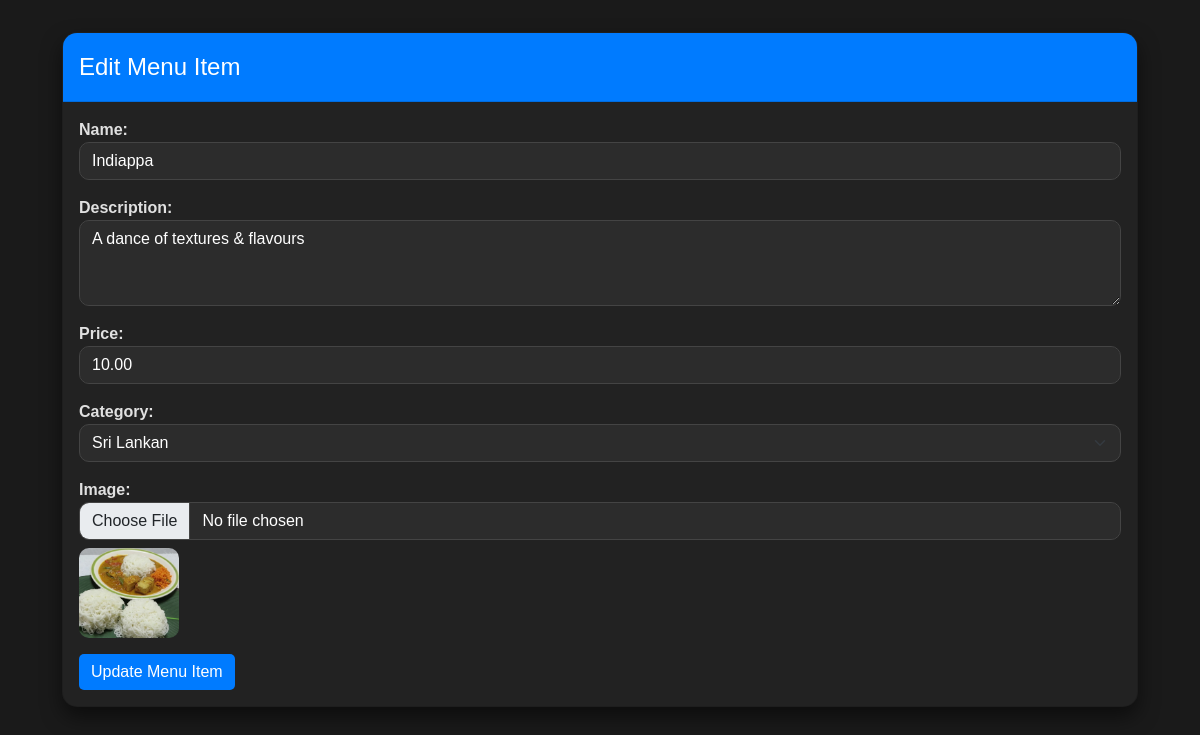
Page /processes/edit_menu_item_form.php?id=3 (signed in) on the committed database.
### tables this page shows
CREATE TABLE `menu_items` (
  `id` int(11) NOT NULL,
  `name` varchar(100) DEFAULT NULL,
  `description` text DEFAULT NULL,
  `price` decimal(10,2) DEFAULT NULL,
  `image` varchar(255) DEFAULT NULL,
  `created_at` timestamp NOT NULL DEFAULT current_timestamp(),
  `category_id` int(11) NOT NULL
);

CREATE TABLE `categories` (
  `id` int(11) NOT NULL,
  `name` varchar(50) NOT NULL
);

### processes/edit_menu_item_form.php (the view, shortened to what this page needs)
<?php
include '../config.php';
if (isset($_GET['id'])) {
    $id = intval($_GET['id']);
    $sql = "SELECT * FROM menu_items WHERE id = ?";
    $stmt = $conn->prepare($sql);
    if ($stmt) {
        $stmt->bind_param("i", $id);
        $stmt->execute();
        $result = $stmt->get_result();
        $item = $result->fetch_assoc();
        $categoryQuery = "SELECT id, name FROM categories";
        $categoryResult = $conn->query($categoryQuery);
        if ($item): ?>
            <!DOCTYPE html>
            <html lang="en">
            <head>
                <link rel="stylesheet" href="https://stackpath.bootstrapcdn.com/bootstrap/5.1.3/css/bootstrap.min.css">
                <link rel="stylesheet" href="https://cdnjs.cloudflare.com/ajax/libs/font-awesome/6.0.0/css/all.min.css">
                <link rel="stylesheet" href="https://cdnjs.cloudflare.com/ajax/libs/animate.css/4.1.1/animate.min.css"/>
                <link rel="stylesheet" href="https://cdnjs.cloudflare.com/ajax/libs/hover.css/2.3.1/css/hover-min.css">
            </head>
            <body>
            <div class="container animate__animated animate__fadeIn">
                <div class="card animate__animated animate__fadeInUp">
                    <div class="card-header">
                        Edit Menu Item
                    </div>
                    <div class="card-body">
                        <form id="editMenuForm" enctype="multipart/form-data">
                            <div class="form-group mb-3">
                                <label for="name">Name:</label>
                                <input type="text" class="form-control" id="name" name="name" value="<?= htmlspecialchars($item['name']); ?>" required>
                            </div>
                            <div class="form-group mb-3">
                                <label for="description">Description:</label>
                                <textarea class="form-control" id="description" name="description" rows="3" required><?= htmlspecialchars($item['description']); ?></textarea>
                            </div>
                            <div class="form-group mb-3">
                                <label for="price">Price:</label>
                                <input type="number" step="0.01" class="form-control" id="price" name="price" value="<?= htmlspecialchars($item['price']); ?>" required>
                            </div>
                            <div class="form-group mb-3">
                                <label for="category">Category:</label>
                                <select class="form-select" id="category" name="category_id" required>
                                    <?php while ($category = $categoryResult->fetch_assoc()): ?>
                                        <option value="<?= htmlspecialchars($category['id']); ?>"
                                            <?= $item['category_id'] == $category['id'] ? 'selected' : ''; ?>>
                                            <?= htmlspecialchars($category['name']); ?>
                                        </option>
                                    <?php endwhile; ?>
                                </select>
                            </div>
                            <div class="form-group mb-3">
                                <label for="image">Image:</label>
                                <input type="file" class="form-control" id="image" name="image" accept="image/*">
                                <?php if (!empty($item['image'])): ?>
                                    <img src="<?= htmlspecialchars($item['image']); ?>" alt="Menu Item Image" width="100" class="mt-2">
                                <?php endif; ?>
                            </div>
                            <button type="submit" class="btn btn-primary">Update Menu Item</button>
                        </form>
                    </div>
                </div>
            </div>
            </body>
            </html>
        <?php endif;
    }
}
?>

### processes/edit_menu_item_form.php (style rules this page uses)
body { font-family: 'Poppins', sans-serif; background-color: #1a1a1a; color: #e0e0e0; }
.container { padding: 2rem; }
.form-control, .form-select { border-radius: 10px; transition: 0.3s ease-in-out; background-color: #2c2c2c; color: #fff; border: 1px solid #444; }
.card { border-radius: 15px; overflow: hidden; box-shadow: 0px 10px 20px rgba(0, 0, 0, 0.5); background-color: #222; }
.card-header { background-color: #007bff; color: #fff; font-size: 1.5rem; padding: 1rem; }
.btn-primary, .btn-warning, .btn-danger { border-radius: 5px; transition: all 0.3s ease-in-out; }
.btn-primary { background-color: #007bff; border: none; }
.form-group label { font-weight: 600; }
.form-group img { border-radius: 10px; }
.animate__animated { animation-duration: 0.8s; }

### rows in the picture
menu_items: name "Indiappa", description "A dance of textures & flavours", price "10.00", category_id "Sri Lankan", image (picture)
